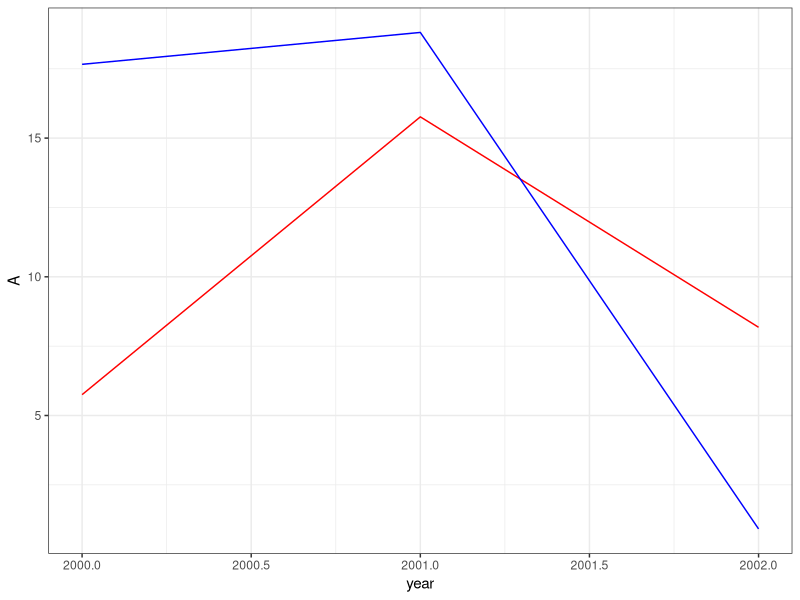
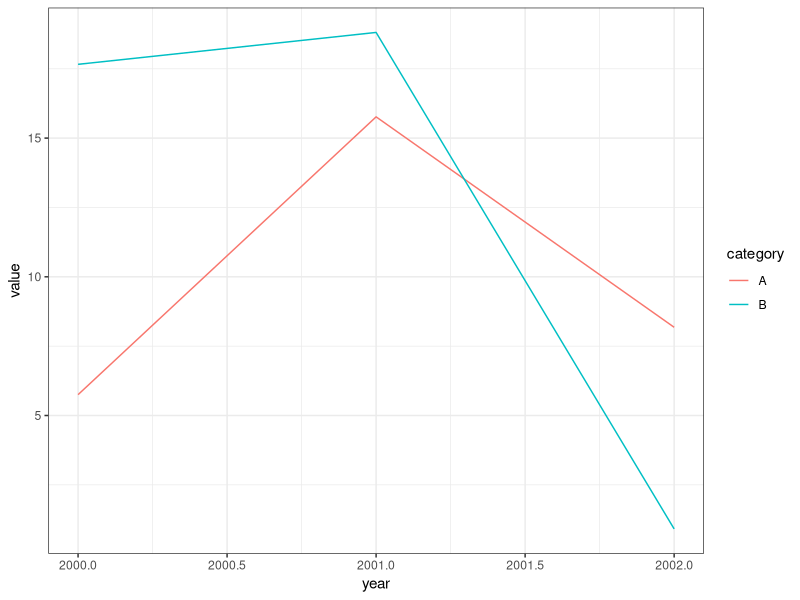
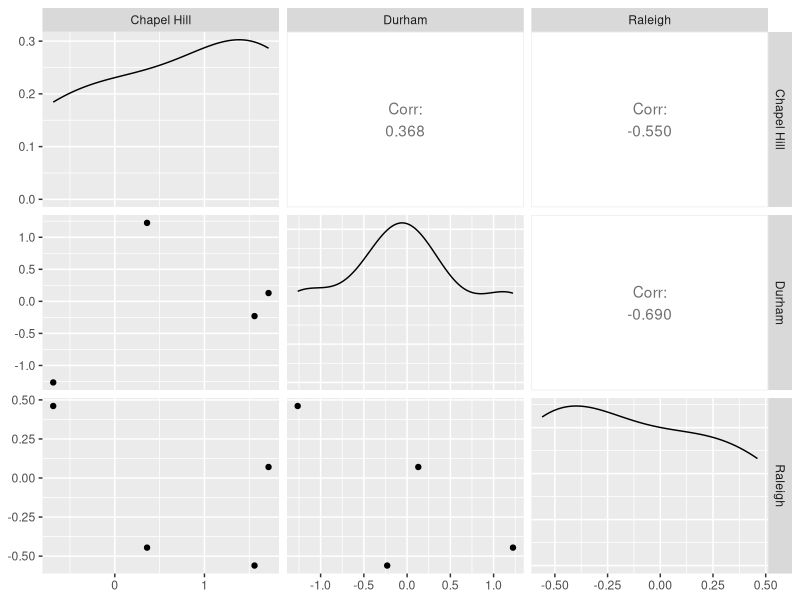

Recreate these plots in R, in order.
## ---- chunk 1
library(tidyverse)
## ---- chunk 2
a0 <- data.frame("StudentID"=c(1,2),
                 "GPA_change"=rnorm(2,0,1))

print(a0)
## ---- chunk 3
a1 <- data.frame("StudentID"=c(3,4),
                 "GPA_change"=rnorm(2,0,1),
                 "Semester"=c("Spring","Fall"))

print(a1)
## ---- chunk 4
bind_rows(a0,a1)
## ---- chunk 5
b0 <- data.frame("name"=c("Marcos","Crystal"),
                 "year"=c(1993,1996))

b1 <- data.frame("name"=c("Crystal","Marcos"),
                 "project_num"=c(6,3))

bind_cols(b0,b1)
## ---- chunk 6
print(b0)

print(b1)
## ---- chunk 7
b0 <- data.frame("name"=c("Marcos","Crystal","Devin","Lilly"),
                 "year"=c(1993,1996,1985,2001))

b1 <- data.frame("person"=c("Marcos","Crystal","Devin","Tamera"),
                 "project_num"=c(6,3,9,8))
## ---- chunk 8
print(b0)
## ---- chunk 9
print(b1)
## ---- chunk 10
inner_join(b0,b1,by=c("name"="person"))
## ---- chunk 11
full_join(b0,b1,by=c("name"="person"))
## ---- chunk 12
left_join(b0,b1,by=c("name"="person"))
## ---- chunk 13
right_join(b0,b1,by=c("name"="person"))
## ---- chunk 14
multi0 <- data.frame("name"=c("Tamera","Zakir","Zakir","Tamera"),
                     "year"=c(1990,1990,1991,1991),
                     "state"=c("NC","VA","VA","NY"))

multi1 <- data.frame("person"=c("Tamera","Zakir","Zakir","Tamera"),
                     "year"=c(1990,1990,1991,1991),
                     "project_num"=c(6,3,9,8))

multijoined <- inner_join(multi0,multi1,
                          by=c("name"="person","year"="year"))

multijoined
## ---- chunk 15
statedata <- data.frame("state"=c("NC","VA","NY"),
                        "region"=c("Southeast","Southeast","Northeast"))

inner_join(statedata,multijoined,by=c("state"="state"))
## ---- chunk 16
set.seed(123)

df0 <- data.frame(year=c(2000,2001,2002),
                  A=runif(3,0,20),
                  B=runif(3,0,20))

print(df0)
## ---- chunk 17
ggplot(data=df0,aes(x=year)) +
  geom_line(aes(y=A),color="red") +
  geom_line(aes(y=B),color="blue") + 
  theme_bw()
## ---- chunk 18
df1 <- data.frame(year=c(df0$year,df0$year),
                  category=c("A","A","A","B","B","B"),
                  value=c(df0$A,df0$B))

print(df1)
## ---- chunk 19
ggplot(data=df1,aes(x=year,y=value,color=category))+
  geom_line()+
  theme_bw()
## ---- chunk 20
set.seed(123)

raw <- data.frame(
  City=c("Raleigh","Durham","Chapel Hill"),
  x2000=rnorm(3,0,1),
  x2001=rnorm(3,0,1),
  x2002=rnorm(3,0,1),
  x2003=rnorm(3,0,1)
)

print(raw)
## ---- chunk 21
longpivot <- raw |>
  pivot_longer(cols = starts_with("x"), 
               names_to = "Year", 
               values_to = "Value", 
               names_prefix = "x")

print(longpivot)
## ---- chunk 22
widepivot <- longpivot |> 
  pivot_wider(names_from = City, values_from = Value)

print(widepivot)
## ---- chunk 23
library(GGally)

widepivot |> 
  select("Chapel Hill","Durham","Raleigh") |> 
  ggpairs()
